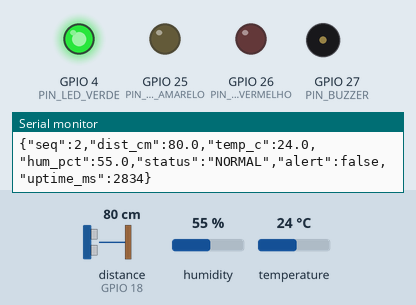
Bench run of a sketch on a simulated ESP32. On the bench: output pins drawn as LEDs (lit = HIGH), buzzer (waves = sounding), the last lines printed to the serial monitor. Wiring (from diagram.json): ultrasonic range finder: trigger GPIO 5; echo GPIO 18. Inputs (shaded band) come from the test bench; at power-on: distance to the obstacle (sensor on GPIO 18) 80 cm, humidity 55 %, temperature 24 °C. The echo pulse lasts 58.3 µs per cm; WiFi joins after 1.5 s; servers stay silent unless stated; pins used as bus, display or sensor lines are not drawn.

Above: at 2.8 s.
2.9 s: distance to the obstacle (sensor on GPIO 18) set to 23 cm
4.9 s: distance to the obstacle (sensor on GPIO 18) set to 18 cm
At 6.7 s:
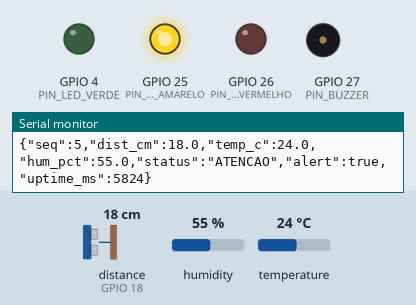
7.2 s: distance to the obstacle (sensor on GPIO 18) set to 12 cm
8.9 s: distance to the obstacle (sensor on GPIO 18) set to 9 cm
At 11.61 s:
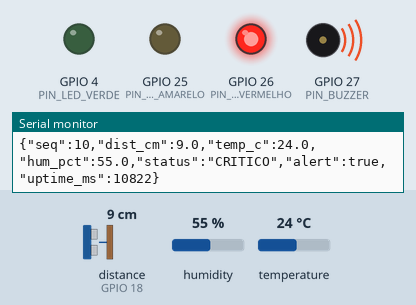
12.4 s: distance to the obstacle (sensor on GPIO 18) set to 35 cm
At 13.8 s:
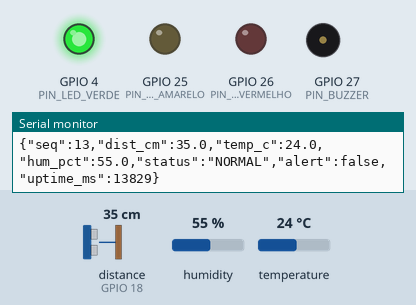
14.3 s: distance to the obstacle (sensor on GPIO 18) set to 2 cm
At 15.45 s:
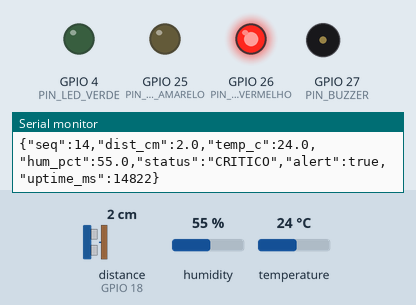
Timing chart, 0 to 18.8 s (numbered marks = the images above; inputs shaded):
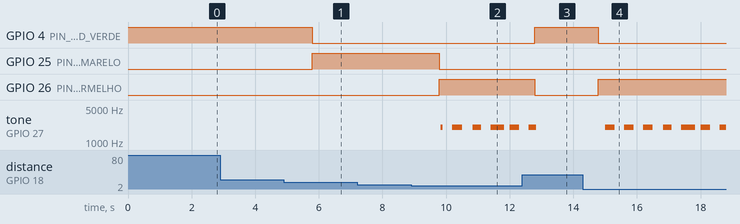

The sketch:

sketch.ino
```cpp
#include <WiFi.h>
#include <HTTPClient.h>
#include <DHT.h>

const uint8_t PIN_TRIG = 5;
const uint8_t PIN_ECHO = 18;
const uint8_t PIN_DHT = 15;
const uint8_t PIN_LED_VERDE = 4;
const uint8_t PIN_LED_AMARELO = 25;
const uint8_t PIN_LED_VERMELHO = 26;
const uint8_t PIN_BUZZER = 27;

#define TIPO_DHT DHT22

const float LIMIAR_CRITICO_CM = 10.0;
const float LIMIAR_ATENCAO_CM = 20.0;
const float ALTURA_INSTALACAO_CM = 60.0;

const unsigned long INTERVALO_LEITURA_MS = 1000;
const unsigned long INTERVALO_DHT_MS = 2000;
const unsigned long INTERVALO_NUVEM_MS = 15000;
const unsigned long INTERVALO_PING_MS = 60;
const unsigned long TIMEOUT_ECHO_US = 30000;
const unsigned long TIMEOUT_WIFI_MS = 10000;
const unsigned int FREQUENCIA_ALARME_HZ = 2000;
const unsigned long PERIODO_ALARME_MS = 300;

const char* WIFI_SSID = "Wokwi-GUEST";
const char* WIFI_SENHA = "";

// Cole aqui a Write API Key do seu canal (nao versione a chave real)
#define THINGSPEAK_API_KEY "SEU_WRITE_KEY"
const char* THINGSPEAK_URL = "http://api.thingspeak.com/update";

DHT dht(PIN_DHT, TIPO_DHT);

enum Status { NORMAL, ATENCAO, CRITICO };

Status statusAtual = NORMAL;
unsigned long ultimaLeitura = 0;
unsigned long ultimaLeituraDht = 0;
unsigned long ultimoEnvioNuvem = 0;
unsigned long seq = 0;
bool buzzerLigado = false;
float temperatura = NAN;
float umidade = NAN;

void setup() {
  Serial.begin(9600);
  pinMode(PIN_TRIG, OUTPUT);
  pinMode(PIN_ECHO, INPUT);
  pinMode(PIN_LED_VERDE, OUTPUT);
  pinMode(PIN_LED_AMARELO, OUTPUT);
  pinMode(PIN_LED_VERMELHO, OUTPUT);
  pinMode(PIN_BUZZER, OUTPUT);

  dht.begin();
  aplicarStatus(NORMAL);
  Serial.println(F("{\"event\":\"boot\",\"device\":\"EDGE-AV-BRASIL-01\",\"baud\":9600}"));
  conectarWifi();
}

void loop() {
  atualizarBuzzer();

  if (millis() - ultimaLeituraDht >= INTERVALO_DHT_MS) {
    ultimaLeituraDht = millis();
    lerClima();
  }

  if (millis() - ultimaLeitura < INTERVALO_LEITURA_MS) return;
  ultimaLeitura = millis();

  float distancia = lerDistanciaCm();
  if (distancia < 0.0f) {
    enviarSemLeitura();
    return;
  }

  statusAtual = classificar(distancia);
  aplicarStatus(statusAtual);
  enviarTelemetria(distancia, statusAtual);
  atualizarNuvem(distancia);
}

void conectarWifi() {
  WiFi.mode(WIFI_STA);
  WiFi.begin(WIFI_SSID, WIFI_SENHA);

  unsigned long inicio = millis();
  while (WiFi.status() != WL_CONNECTED && millis() - inicio < TIMEOUT_WIFI_MS) {
    delay(200);
  }

  if (WiFi.status() == WL_CONNECTED) {
    Serial.print(F("# wifi conectado em "));
    Serial.println(WiFi.localIP());
  } else {
    Serial.println(F("# wifi sem conexao - segue so na borda"));
  }
}

void lerClima() {
  float leituraTemperatura = dht.readTemperature();
  float leituraUmidade = dht.readHumidity();

  if (!isnan(leituraTemperatura)) temperatura = leituraTemperatura;
  if (!isnan(leituraUmidade)) umidade = leituraUmidade;
}

float medirPulsoCm() {
  digitalWrite(PIN_TRIG, LOW);
  delayMicroseconds(4);
  digitalWrite(PIN_TRIG, HIGH);
  delayMicroseconds(10);
  digitalWrite(PIN_TRIG, LOW);

  unsigned long duracao = pulseIn(PIN_ECHO, HIGH, TIMEOUT_ECHO_US);
  if (duracao == 0) return -1.0f;

  return (duracao * 0.0343f) / 2.0f;
}

float lerDistanciaCm() {
  float validas[3];
  uint8_t total = 0;

  for (uint8_t i = 0; i < 5 && total < 3; i++) {
    float amostra = medirPulsoCm();
    if (amostra > 1.0f && amostra < 400.0f) validas[total++] = amostra;
    delay(INTERVALO_PING_MS);
  }

  if (total == 0) return -1.0f;
  if (total == 1) return validas[0];
  if (total == 2) return (validas[0] + validas[1]) / 2.0f;

  float a = validas[0], b = validas[1], c = validas[2];
  if ((a >= b && a <= c) || (a >= c && a <= b)) return a;
  if ((b >= a && b <= c) || (b >= c && b <= a)) return b;
  return c;
}

Status classificar(float distanciaCm) {
  if (distanciaCm < LIMIAR_CRITICO_CM) return CRITICO;
  if (distanciaCm <= LIMIAR_ATENCAO_CM) return ATENCAO;
  return NORMAL;
}

void aplicarStatus(Status status) {
  digitalWrite(PIN_LED_VERDE, status == NORMAL);
  digitalWrite(PIN_LED_AMARELO, status == ATENCAO);
  digitalWrite(PIN_LED_VERMELHO, status == CRITICO);
}

void atualizarBuzzer() {
  bool ligar = statusAtual == CRITICO && (millis() % (2 * PERIODO_ALARME_MS)) < PERIODO_ALARME_MS;
  if (ligar == buzzerLigado) return;

  buzzerLigado = ligar;
  if (ligar) tone(PIN_BUZZER, FREQUENCIA_ALARME_HZ);
  else noTone(PIN_BUZZER);
}

const char* nomeStatus(Status status) {
  switch (status) {
    case CRITICO: return "CRITICO";
    case ATENCAO: return "ATENCAO";
    default: return "NORMAL";
  }
}

void imprimirClima() {
  Serial.print(F(",\"temp_c\":"));
  if (isnan(temperatura)) Serial.print(F("null"));
  else Serial.print(temperatura, 1);

  Serial.print(F(",\"hum_pct\":"));
  if (isnan(umidade)) Serial.print(F("null"));
  else Serial.print(umidade, 1);
}

void enviarTelemetria(float distanciaCm, Status status) {
  seq++;
  Serial.print(F("{\"seq\":"));
  Serial.print(seq);
  Serial.print(F(",\"dist_cm\":"));
  Serial.print(distanciaCm, 1);
  imprimirClima();
  Serial.print(F(",\"status\":\""));
  Serial.print(nomeStatus(status));
  Serial.print(F("\",\"alert\":"));
  Serial.print(status == NORMAL ? F("false") : F("true"));
  Serial.print(F(",\"uptime_ms\":"));
  Serial.print(millis());
  Serial.println(F("}"));
}

void enviarSemLeitura() {
  seq++;
  Serial.print(F("{\"seq\":"));
  Serial.print(seq);
  Serial.print(F(",\"dist_cm\":null"));
  imprimirClima();
  Serial.print(F(",\"status\":\"SEM_LEITURA\",\"alert\":false,\"uptime_ms\":"));
  Serial.print(millis());
  Serial.println(F("}"));
}

void atualizarNuvem(float distanciaCm) {
  if (strcmp(THINGSPEAK_API_KEY, "SEU_WRITE_KEY") == 0) return;
  if (millis() - ultimoEnvioNuvem < INTERVALO_NUVEM_MS) return;
  ultimoEnvioNuvem = millis();

  if (WiFi.status() != WL_CONNECTED) {
    WiFi.reconnect();
    Serial.println(F("# nuvem: wifi desconectado, tentando reconectar"));
    return;
  }

  float nivel = ALTURA_INSTALACAO_CM - distanciaCm;
  if (nivel < 0.0f) nivel = 0.0f;

  String corpo = "api_key=";
  corpo += THINGSPEAK_API_KEY;
  corpo += "&field1=";
  corpo += String(distanciaCm, 1);
  corpo += "&field2=";
  corpo += String(nivel, 1);
  corpo += "&field3=";
  corpo += String(static_cast<int>(statusAtual));
  corpo += "&field4=";
  corpo += String(statusAtual == NORMAL ? 0 : 1);
  if (!isnan(temperatura)) {
    corpo += "&field5=";
    corpo += String(temperatura, 1);
  }
  if (!isnan(umidade)) {
    corpo += "&field6=";
    corpo += String(umidade, 1);
  }

  WiFiClient cliente;
  HTTPClient http;
  http.setTimeout(4000);

  if (!http.begin(cliente, THINGSPEAK_URL)) {
    Serial.println(F("# nuvem: falha ao iniciar HTTP"));
    return;
  }

  http.addHeader("Content-Type", "application/x-www-form-urlencoded");
  int codigo = http.POST(corpo);
  http.end();

  Serial.print(F("# nuvem: HTTP "));
  Serial.println(codigo);
}
```

Measured:
- the behaviour switches between 21 and 20 cm on distance to the obstacle (sensor on GPIO 18) (found by bisection; images 0 and 1)
- the behaviour switches between 11 and 10 cm on distance to the obstacle (sensor on GPIO 18) (found by bisection; images 1 and 2)
- after the input at 4.9 s, GPIO 4 (PIN_LED_VERDE): HIGH → LOW after 0.89 s; GPIO 25 (PIN_LED_AMARELO): LOW → HIGH after 0.89 s
- after the input at 8.9 s, GPIO 25 (PIN_LED_AMARELO): HIGH → LOW after 0.89 s; GPIO 26 (PIN_LED_VERMELHO): LOW → HIGH after 0.89 s; tone on GPIO 27 (PIN_BUZZER): plays 2000 Hz for 0.07 s, 2000 Hz for 0.30 s, 2000 Hz for 0.27 s, 2000 Hz for 0.43 s, 2000 Hz for 0.30 s, starting after 0.93 s
- after the input at 12.4 s, GPIO 4 (PIN_LED_VERDE): LOW → HIGH after 0.39 s; GPIO 26 (PIN_LED_VERMELHO): HIGH → LOW after 0.39 s
- after the input at 14.3 s, GPIO 4 (PIN_LED_VERDE): HIGH → LOW after 0.49 s; GPIO 26 (PIN_LED_VERMELHO): LOW → HIGH after 0.49 s; tone on GPIO 27 (PIN_BUZZER): goes 4 × (2000 Hz 0.30 s, silent 0.30 s), 2000 Hz 0.43 s, silent 0.17 s, 2000 Hz 0.30 s, silent 0.30 s, then 2000 Hz, starting after 0.70 s
